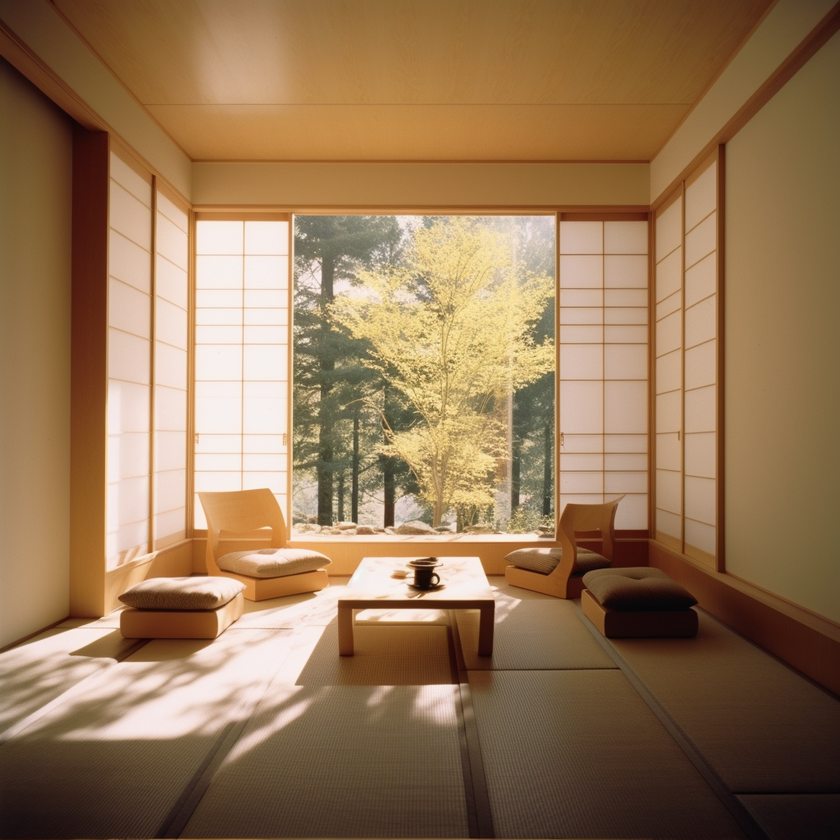
#> input picture OpenCV/MJ.png, 840 x 840 px, shrunk from 1024 x 1024 before the run
$ python 1028_OpenCV.py
#> lines starting #> are read from the running program, lines starting #| are printed output that depends on the picture
import cv2

# 彩色組: 預設使用 cv2.IMREAD_COLOR
cv2.namedWindow("testImage")
img = cv2.imread("MJ.png", cv2.IMREAD_COLOR)
#> img is the input picture: shape (840, 840, 3); mean B, G, R 85.1, 117.4, 148.5
cv2.imshow("testImage", img)

# 彩色圖片可以變灰階，但灰階圖片無法變回彩色
# 灰階組: cv2.IMREAD_GRAYSCALE-灰階
cv2.namedWindow("testImage_G")
img_G = cv2.imread("MJ.png", cv2.IMREAD_GRAYSCALE)
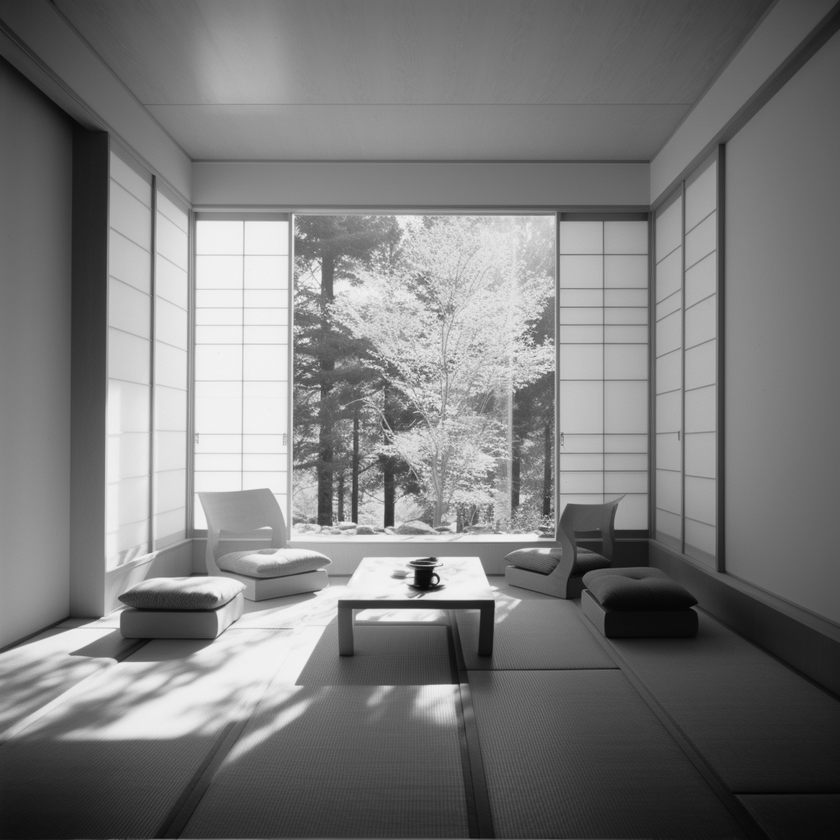
#> img_G: shape (840, 840); min 2, max 248, mean 122.5
cv2.imshow("testImage_G", img_G)
# cv2.imwrite("./MJ_G.png", img_G)
# cv2.imwrite("./MJ_G.jpg", img_G)
# cv2.imwrite("./MJ_G_Low.jpg", img_G,
#             [int(cv2.IMWRITE_JPEG_QUALITY), 50])  # jpg格式特色: 可以壓縮圖片，但畫質差一點

cv2.waitKey(0)
cv2.destroyAllWindows()
#%%

$ run again, with OpenCV/face1.jpg saved as OpenCV/MJ.png
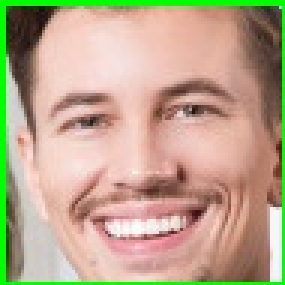
#> input picture OpenCV/face1.jpg, 95 x 95 px (shown 3 times larger)
#> img is the input picture: shape (95, 95, 3); mean B, G, R 140, 166, 186.9
#> `img_G = cv2.imread("MJ.png", cv2.IMREAD_GRAYSCALE)`:
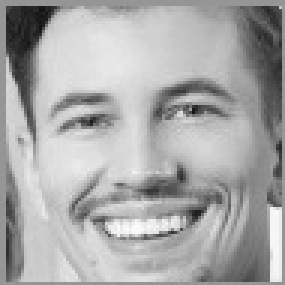
#> img_G: shape (95, 95) (shown 3 times larger); min 18, max 252, mean 168.8

$ run again, with OpenCV/face2.jpg saved as OpenCV/MJ.png
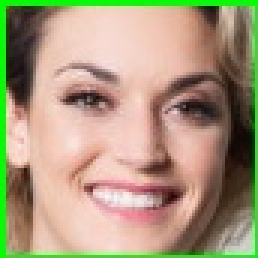
#> input picture OpenCV/face2.jpg, 86 x 86 px (shown 3 times larger)
#> img is the input picture: shape (86, 86, 3); mean B, G, R 124.4, 153.3, 169.2
#> `img_G = cv2.imread("MJ.png", cv2.IMREAD_GRAYSCALE)`:
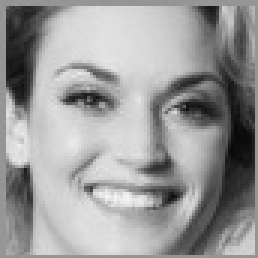
#> img_G: shape (86, 86) (shown 3 times larger); min 8, max 247, mean 154.3

$ run again, with OpenCV/face3.jpg saved as OpenCV/MJ.png
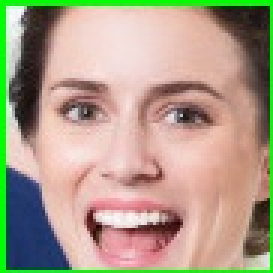
#> input picture OpenCV/face3.jpg, 91 x 91 px (shown 3 times larger)
#> img is the input picture: shape (91, 91, 3); mean B, G, R 137.1, 158, 173.2
#> `img_G = cv2.imread("MJ.png", cv2.IMREAD_GRAYSCALE)`:
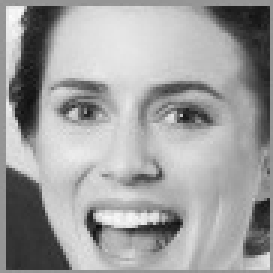
#> img_G: shape (91, 91) (shown 3 times larger); min 12, max 252, mean 159.7
